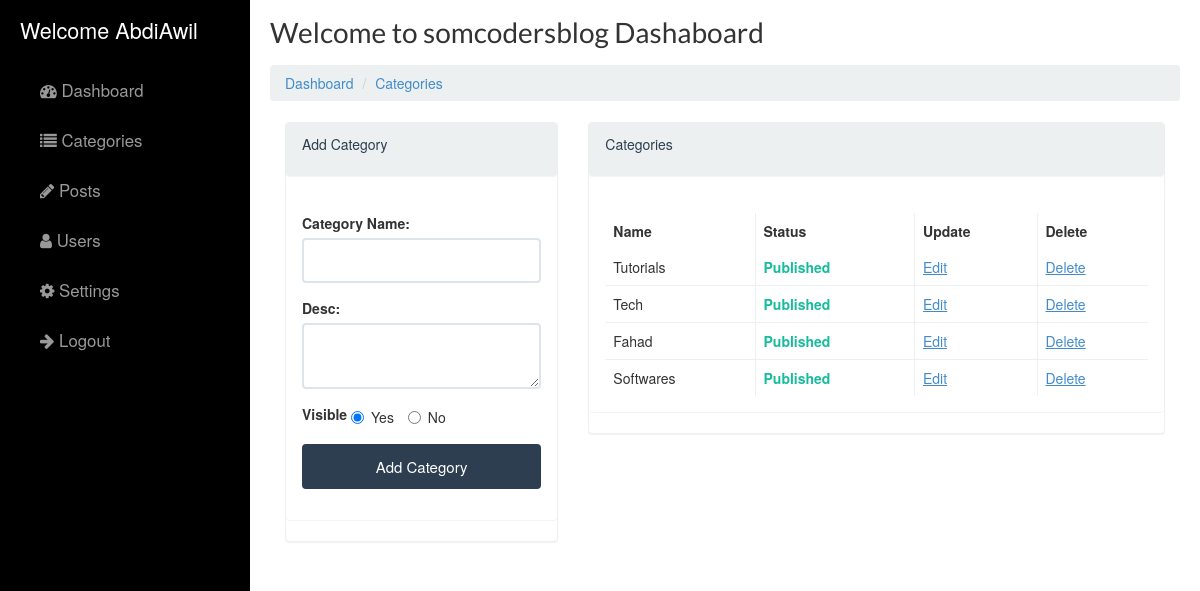
The app's page /admin/category.php (signed in) with its own data.
### tables this page shows
CREATE TABLE `categories`  (
  `id` int(11) NOT NULL AUTO_INCREMENT,
  `name` varchar(20) NOT NULL,
  `description` text NULL,
  `status` int(11) NOT NULL DEFAULT 1,
  `created_at` timestamp(0) NOT NULL DEFAULT CURRENT_TIMESTAMP(0),
  PRIMARY KEY (`id`) USING BTREE
);

### admin/category.php (the view, shortened to what this page needs)
        <div class="page-content inset">
          <div class="row">
            <div class="col-md-12">
              <ul class="breadcrumb">
                <li><a href="index.php">Dashboard</a></li>
                <li><a href="#">Categories</a></li>
              </ul>
            </div>
            <div class="col-md-12">
                <div class="col-md-4">
                     <div class="panel panel-default">
                        <div class="panel panel-heading">   <p>Add Category</p></div>
                        <div class="panel panel-body">
                        <form method="post">
                                <div class="form-group">
                                    <label for="usr">Category Name:</label>
                                     <input type="text" name="name" class="form-control" required>
                                </div>
                                <div class="form-group">
                                    <label for="usr">Desc:</label>
                                     <textarea name="desc" class="form-control" ></textarea>
                                </div>
                                <div class="form-group">
                                    <label>Visible</label>
                                    <label class="radio-inline"><input type="radio" value="1" name="visible" checked>Yes</label>
                                    <label class="radio-inline"><input type="radio" value="0" name="visible">No</label>
                                </div>
                                <div class="form-group">
                                    <input type="submit" value="Add Category" class="form-control btn-block btn-primary">
                                </div>
                            </form>
                        </div>
                    </div>
                </div>
                  <div class="col-md-8">
                    <div class="panel panel-default">
                    <div class="panel panel-heading">   <p>Categories</p></div>
                        <div class="panel panel-body">
                        <table class="table table-bordered table-hovered">
                            <thead>
                            <tr>
                                <th>Name</th>
                                <th>Status</th>
                                <th>Update</th>
                                <th>Delete</th>
                            </tr>
                            </thead>
                            <tbody>
                            <?php foreach(get_all("categories") as $category) {?>
                            <tr>
                                <td><?=  escape(ucfirst($category->name)) ; ?></td>
                                <td><?=  get_status($category->status); ?></td>
                                <td><a href="edit-category.php?cat_id=<?= escape($category->id); ?>">Edit</a></td>
                                <td><a href="category.php?cat_id=<?= escape($category->id); ?>&token=<?=  escape($_SESSION["csrf"]); ?>">Delete</a></td>
                            </tr>
                            <?php } ?>
                            </tbody>
                        </table>
                        </div>
                </div>
                </div>
             </div>
            </div>
          </div>
        </div>
      </div>
<?php include("inc/footer.php"); ?>

### inc/functions.php (shortened to what this page needs)
<?php
    require("config.php");
    function get_all($table,$order = "ASC"){
        global $db;
        try{
            $query      = $db->query("SELECT * FROM $table ORDER BY created_at $order");
            $query      =$query->fetchAll(PDO::FETCH_OBJ);
        }catch(PDOException $e){
           die("Cilad " . $e->getMessage());
        }
        return $query;
    }
    function get_status($status){
        switch($status){
            case 1 : return "<b class='text-success'>Published</b>"; break;
        }
    }
    function escape($string){
        return htmlspecialchars($string);
    }
?>

### admin/assets/css/sidebar.css (style rules this page uses)
.inset { padding: 20px; }

### admin/inc/nav.php (style rules this page uses)
.form-control, .table, .panel, .panel-body, .panel-heading, { border-radius:0 !important; }

### records on screen
categories: name "Tutorials", status "Published"
categories: name "Tech", status "Published"
categories: name "Fahad", status "Published"
categories: name "Softwares", status "Published"

### other values on screen
$_SESSION['username'] "AbdiAwil"
